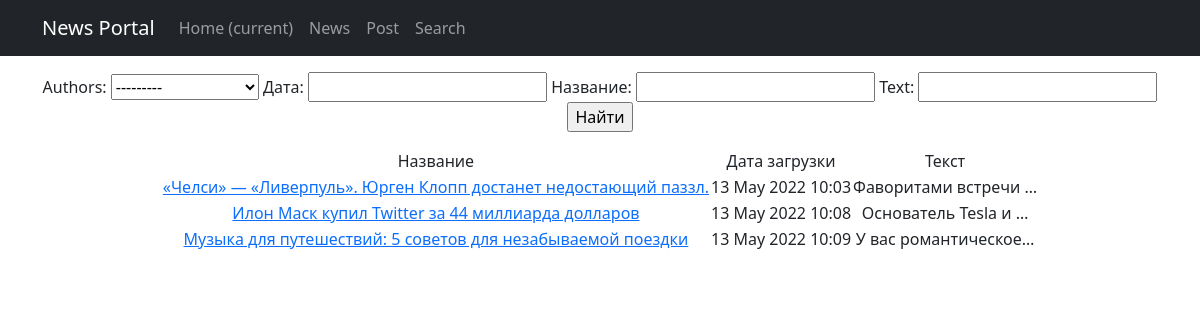
Screenshot of /post/search/ with the database file from the repository.
### news/models.py (models this page shows, shortened)
class Post(models.Model):
    authors = models.ForeignKey(Author, on_delete=models.CASCADE)
    NEWS = 'nw'
    ARTICLE = 'ar'
    SELECT = (
        (NEWS, 'Новости'),
        (ARTICLE, 'Статья')
    )
    CategoryType = models.CharField(max_length=50, choices=SELECT, default=ARTICLE)
    DateCreation = models.DateTimeField(auto_now_add=True)
    PostCategories = models.ManyToManyField(Category, through='PostCategory')
    title = models.CharField(max_length=100)
    text = models.TextField()
    ratings = models.IntegerField(default=0)

### news/views.py (the view)
# urls.py: path('search/', Search.as_view()),
class Search(ListView):
    model = Post
    template_name = 'search.html'
    context_object_name = 'news'
    ordering = ['DateCreation']
    def get_context_data(self, **kwargs):
        context = super().get_context_data(**kwargs)
        context['filter'] = PostFilter(self.request.GET, queryset=self.get_queryset())
        return context

### news/templatetags/censor.py (called while the page is built)
@register.filter(name='censor')
def replace(value, str='идиот'):
    postfix = UNWANTED_WORDS[str]
    return f'{value}{postfix}'

### news/templates/search.html (shortened to what this page needs)
{% extends 'flatpages/default.html' %}
{% load censor %}
{% block content %}
<form method="GET">
    {{ filter.form }}
    <input type="submit" value="Найти">
</form>
{% if news %}
        <table style = "margin-left: auto; margin-right: auto;">
            <tr>
                <td>
                    Название
                </td>
                <td>
                    Дата загрузки
                </td>
                <td>
                    Текст
                </td>
            </tr>
            {% for post in filter.qs %}
            <tr>
                <td>
                    <a href="{% url 'post_update' post.id %}">{{post.title}}</a>
                </td>
                <td>
                    {{post.DateCreation|date:'d M Y H:i'}}
                </td>
                <td>
                    {{post.text|censor|truncatechars:20}}
                </td>
            </tr>
        {% endfor %}
        </table>
{% else %}
    <h2>Новостей нет!</h2>
{% endif %}
{% endblock content %}

### news/templates/flatpages/default.html (shortened to what this page needs)
<!DOCTYPE html>
<html lang="en">
    <head>
        {% load static %}
        <link href="{% static 'css/styles.css' %}" rel="stylesheet" />
    </head>
    <body>
        <nav class="navbar navbar-expand-lg navbar-dark bg-dark static-top">
   <div class="container">
       <a class="navbar-brand" href="#">News Portal</a>
       <div class="collapse navbar-collapse" id="navbarResponsive">
           <ul class="navbar-nav ml-auto">
               <li class="nav-item active">
                   <a class="nav-link" href="#">Home
                       <span class="sr-only">(current)</span>
                   </a>
               </li>
               <li class="nav-item">
                   <a class="nav-link" href="/news/">News</a>
               </li>
               <li class="nav-item">
                   <a class="nav-link" href="/post/">Post</a>
               </li><li class="nav-item">
                   <a class="nav-link" href="/news/search/">Search</a>
               </li>
           </ul>
       </div>
   </div>
</nav>
        <div class="container">
   <div class="row">
       <div class="col-lg-12 text-center">
           {% block content %}{% endblock content %}
       </div>
   </div>
</div>
    </body>
</html>

### rows the page displays
Post: title "«Челси» — «Ливерпуль». Юрген Клопп достанет недостающий паззл.", DateCreation "13 May 2022 10:03", text|censor "Фаворитами встречи …"
Post: title "Илон Маск купил Twitter за 44 миллиарда долларов", DateCreation "13 May 2022 10:08", text|censor "Основатель Tesla и …"
Post: title "Музыка для путешествий: 5 советов для незабываемой поездки", DateCreation "13 May 2022 10:09", text|censor "У вас романтическое…"
